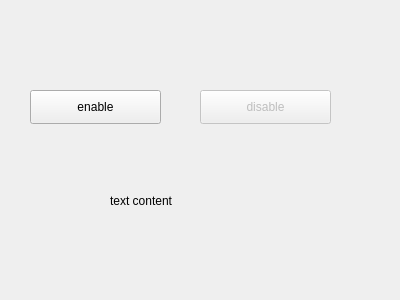
<?xml version="1.0" encoding="UTF-8"?>
<ui version="4.0">
 <class>Widget</class>
 <widget class="QWidget" name="Widget">
  <property name="geometry">
   <rect>
    <x>0</x>
    <y>0</y>
    <width>400</width>
    <height>300</height>
   </rect>
  </property>
  <property name="windowTitle">
   <string>Widget</string>
  </property>
  <widget class="QPushButton" name="enable">
   <property name="geometry">
    <rect>
     <x>30</x>
     <y>90</y>
     <width>131</width>
     <height>34</height>
    </rect>
   </property>
   <property name="text">
    <string>enable</string>
   </property>
  </widget>
  <widget class="QPushButton" name="disable">
   <property name="enabled">
    <bool>false</bool>
   </property>
   <property name="geometry">
    <rect>
     <x>200</x>
     <y>90</y>
     <width>131</width>
     <height>34</height>
    </rect>
   </property>
   <property name="text">
    <string>disable</string>
   </property>
  </widget>
  <widget class="QLabel" name="label">
   <property name="geometry">
    <rect>
     <x>110</x>
     <y>160</y>
     <width>181</width>
     <height>81</height>
    </rect>
   </property>
   <property name="text">
    <string>text content</string>
   </property>
  </widget>
 </widget>
 <layoutdefault spacing="6" margin="11"/>
 <resources/>
 <connections/>
</ui>
